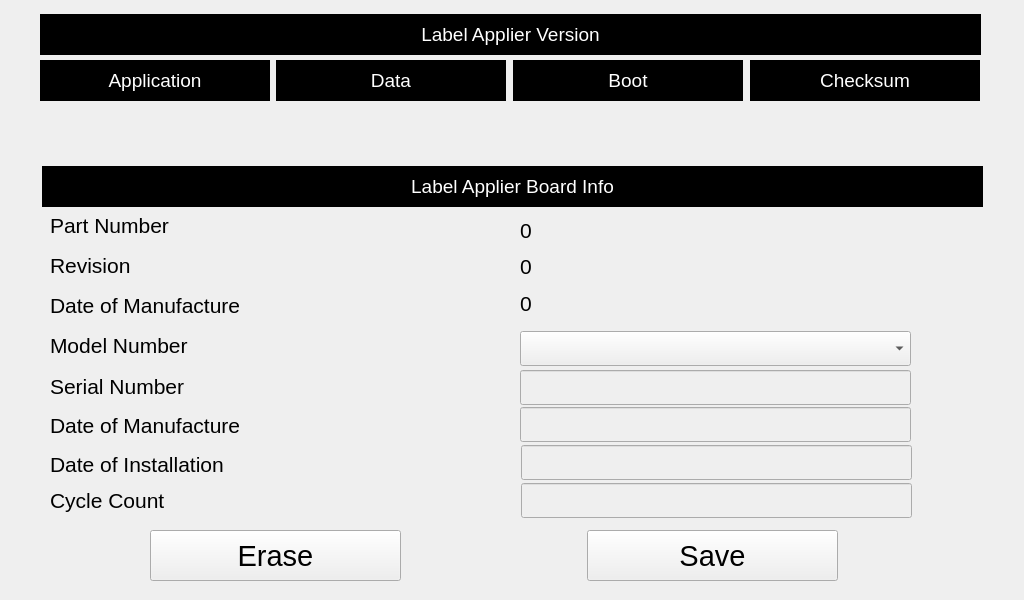
<?xml version="1.0" encoding="UTF-8"?>
<ui version="4.0">
 <class>serviceLabelApplierInfo</class>
 <widget class="QWidget" name="serviceLabelApplierInfo">
  <property name="geometry">
   <rect>
    <x>0</x>
    <y>0</y>
    <width>1024</width>
    <height>600</height>
   </rect>
  </property>
  <property name="font">
   <font>
    <pointsize>22</pointsize>
   </font>
  </property>
  <property name="windowTitle">
   <string>Form</string>
  </property>
  <widget class="QLabel" name="label_2">
   <property name="geometry">
    <rect>
     <x>40</x>
     <y>14</y>
     <width>941</width>
     <height>41</height>
    </rect>
   </property>
   <property name="font">
    <font>
     <pointsize>14</pointsize>
    </font>
   </property>
   <property name="styleSheet">
    <string notr="true">color: rgb(255, 255, 255);
background-color: rgb(0, 0, 0);</string>
   </property>
   <property name="text">
    <string>Label Applier Version</string>
   </property>
   <property name="alignment">
    <set>Qt::AlignCenter</set>
   </property>
  </widget>
  <widget class="QLabel" name="label_4">
   <property name="geometry">
    <rect>
     <x>42</x>
     <y>166</y>
     <width>941</width>
     <height>41</height>
    </rect>
   </property>
   <property name="font">
    <font>
     <pointsize>14</pointsize>
    </font>
   </property>
   <property name="styleSheet">
    <string notr="true">color: rgb(255, 255, 255);
background-color: rgb(0, 0, 0);</string>
   </property>
   <property name="text">
    <string>Label Applier Board Info</string>
   </property>
   <property name="alignment">
    <set>Qt::AlignCenter</set>
   </property>
  </widget>
  <widget class="QLabel" name="label_8">
   <property name="geometry">
    <rect>
     <x>50</x>
     <y>250</y>
     <width>431</width>
     <height>31</height>
    </rect>
   </property>
   <property name="font">
    <font>
     <pointsize>16</pointsize>
    </font>
   </property>
   <property name="text">
    <string>Revision</string>
   </property>
  </widget>
  <widget class="QComboBox" name="cboxModelNumber">
   <property name="enabled">
    <bool>true</bool>
   </property>
   <property name="geometry">
    <rect>
     <x>520</x>
     <y>331</y>
     <width>391</width>
     <height>35</height>
    </rect>
   </property>
   <property name="font">
    <font>
     <pointsize>17</pointsize>
    </font>
   </property>
  </widget>
  <widget class="QLabel" name="label_9">
   <property name="geometry">
    <rect>
     <x>50</x>
     <y>290</y>
     <width>431</width>
     <height>31</height>
    </rect>
   </property>
   <property name="font">
    <font>
     <pointsize>16</pointsize>
    </font>
   </property>
   <property name="text">
    <string>Date of Manufacture</string>
   </property>
  </widget>
  <widget class="QLabel" name="label_10">
   <property name="geometry">
    <rect>
     <x>50</x>
     <y>330</y>
     <width>431</width>
     <height>31</height>
    </rect>
   </property>
   <property name="font">
    <font>
     <pointsize>16</pointsize>
    </font>
   </property>
   <property name="text">
    <string>Model Number</string>
   </property>
  </widget>
  <widget class="QLineEdit" name="leSerialNumber">
   <property name="enabled">
    <bool>false</bool>
   </property>
   <property name="geometry">
    <rect>
     <x>520</x>
     <y>370</y>
     <width>391</width>
     <height>35</height>
    </rect>
   </property>
   <property name="font">
    <font>
     <pointsize>17</pointsize>
    </font>
   </property>
   <property name="inputMask">
    <string notr="true"/>
   </property>
  </widget>
  <widget class="QLabel" name="label_11">
   <property name="geometry">
    <rect>
     <x>50</x>
     <y>371</y>
     <width>431</width>
     <height>31</height>
    </rect>
   </property>
   <property name="font">
    <font>
     <pointsize>16</pointsize>
    </font>
   </property>
   <property name="text">
    <string>Serial Number</string>
   </property>
  </widget>
  <widget class="QLabel" name="label_12">
   <property name="geometry">
    <rect>
     <x>50</x>
     <y>410</y>
     <width>431</width>
     <height>31</height>
    </rect>
   </property>
   <property name="font">
    <font>
     <pointsize>16</pointsize>
    </font>
   </property>
   <property name="text">
    <string>Date of Manufacture</string>
   </property>
  </widget>
  <widget class="QLabel" name="label_3">
   <property name="geometry">
    <rect>
     <x>40</x>
     <y>60</y>
     <width>230</width>
     <height>41</height>
    </rect>
   </property>
   <property name="font">
    <font>
     <pointsize>14</pointsize>
    </font>
   </property>
   <property name="styleSheet">
    <string notr="true">color: rgb(255, 255, 255);
background-color: rgb(0, 0, 0);</string>
   </property>
   <property name="text">
    <string>Application</string>
   </property>
   <property name="alignment">
    <set>Qt::AlignCenter</set>
   </property>
  </widget>
  <widget class="QLabel" name="label_5">
   <property name="geometry">
    <rect>
     <x>276</x>
     <y>60</y>
     <width>230</width>
     <height>41</height>
    </rect>
   </property>
   <property name="font">
    <font>
     <pointsize>14</pointsize>
    </font>
   </property>
   <property name="styleSheet">
    <string notr="true">color: rgb(255, 255, 255);
background-color: rgb(0, 0, 0);</string>
   </property>
   <property name="text">
    <string>Data</string>
   </property>
   <property name="alignment">
    <set>Qt::AlignCenter</set>
   </property>
  </widget>
  <widget class="QLabel" name="label_6">
   <property name="geometry">
    <rect>
     <x>513</x>
     <y>60</y>
     <width>230</width>
     <height>41</height>
    </rect>
   </property>
   <property name="font">
    <font>
     <pointsize>14</pointsize>
    </font>
   </property>
   <property name="styleSheet">
    <string notr="true">color: rgb(255, 255, 255);
background-color: rgb(0, 0, 0);</string>
   </property>
   <property name="text">
    <string>Boot</string>
   </property>
   <property name="alignment">
    <set>Qt::AlignCenter</set>
   </property>
  </widget>
  <widget class="QLabel" name="label_7">
   <property name="geometry">
    <rect>
     <x>750</x>
     <y>60</y>
     <width>230</width>
     <height>41</height>
    </rect>
   </property>
   <property name="font">
    <font>
     <pointsize>14</pointsize>
    </font>
   </property>
   <property name="styleSheet">
    <string notr="true">color: rgb(255, 255, 255);
background-color: rgb(0, 0, 0);</string>
   </property>
   <property name="text">
    <string>Checksum</string>
   </property>
   <property name="alignment">
    <set>Qt::AlignCenter</set>
   </property>
  </widget>
  <widget class="QLabel" name="lblApplicationValue">
   <property name="geometry">
    <rect>
     <x>40</x>
     <y>110</y>
     <width>230</width>
     <height>31</height>
    </rect>
   </property>
   <property name="font">
    <font>
     <pointsize>16</pointsize>
    </font>
   </property>
   <property name="text">
    <string notr="true"/>
   </property>
   <property name="alignment">
    <set>Qt::AlignCenter</set>
   </property>
  </widget>
  <widget class="QLabel" name="lblDataValue">
   <property name="geometry">
    <rect>
     <x>276</x>
     <y>110</y>
     <width>230</width>
     <height>31</height>
    </rect>
   </property>
   <property name="font">
    <font>
     <pointsize>16</pointsize>
    </font>
   </property>
   <property name="text">
    <string notr="true"/>
   </property>
   <property name="alignment">
    <set>Qt::AlignCenter</set>
   </property>
  </widget>
  <widget class="QLabel" name="lblBootValue">
   <property name="geometry">
    <rect>
     <x>514</x>
     <y>110</y>
     <width>230</width>
     <height>31</height>
    </rect>
   </property>
   <property name="font">
    <font>
     <pointsize>16</pointsize>
    </font>
   </property>
   <property name="text">
    <string notr="true"/>
   </property>
   <property name="alignment">
    <set>Qt::AlignCenter</set>
   </property>
  </widget>
  <widget class="QLabel" name="lblChecksumValue">
   <property name="geometry">
    <rect>
     <x>750</x>
     <y>110</y>
     <width>230</width>
     <height>31</height>
    </rect>
   </property>
   <property name="font">
    <font>
     <pointsize>16</pointsize>
    </font>
   </property>
   <property name="text">
    <string notr="true"/>
   </property>
   <property name="alignment">
    <set>Qt::AlignCenter</set>
   </property>
  </widget>
  <widget class="QLabel" name="label_13">
   <property name="geometry">
    <rect>
     <x>50</x>
     <y>210</y>
     <width>431</width>
     <height>31</height>
    </rect>
   </property>
   <property name="font">
    <font>
     <pointsize>16</pointsize>
    </font>
   </property>
   <property name="text">
    <string>Part Number</string>
   </property>
  </widget>
  <widget class="QLabel" name="label_14">
   <property name="geometry">
    <rect>
     <x>50</x>
     <y>485</y>
     <width>431</width>
     <height>31</height>
    </rect>
   </property>
   <property name="font">
    <font>
     <pointsize>16</pointsize>
    </font>
   </property>
   <property name="text">
    <string>Cycle Count</string>
   </property>
  </widget>
  <widget class="QLabel" name="lblPartNumberValue">
   <property name="geometry">
    <rect>
     <x>520</x>
     <y>215</y>
     <width>461</width>
     <height>31</height>
    </rect>
   </property>
   <property name="font">
    <font>
     <pointsize>16</pointsize>
    </font>
   </property>
   <property name="text">
    <string notr="true">0</string>
   </property>
   <property name="alignment">
    <set>Qt::AlignLeading|Qt::AlignLeft|Qt::AlignVCenter</set>
   </property>
  </widget>
  <widget class="QLabel" name="label_15">
   <property name="geometry">
    <rect>
     <x>50</x>
     <y>449</y>
     <width>431</width>
     <height>31</height>
    </rect>
   </property>
   <property name="font">
    <font>
     <pointsize>16</pointsize>
    </font>
   </property>
   <property name="text">
    <string>Date of Installation</string>
   </property>
  </widget>
  <widget class="QLabel" name="lblRevisionValue">
   <property name="geometry">
    <rect>
     <x>520</x>
     <y>251</y>
     <width>461</width>
     <height>31</height>
    </rect>
   </property>
   <property name="font">
    <font>
     <pointsize>16</pointsize>
    </font>
   </property>
   <property name="text">
    <string notr="true">0</string>
   </property>
   <property name="alignment">
    <set>Qt::AlignLeading|Qt::AlignLeft|Qt::AlignVCenter</set>
   </property>
  </widget>
  <widget class="QLabel" name="lblDateOfManufactureValue">
   <property name="geometry">
    <rect>
     <x>520</x>
     <y>288</y>
     <width>461</width>
     <height>31</height>
    </rect>
   </property>
   <property name="font">
    <font>
     <pointsize>16</pointsize>
    </font>
   </property>
   <property name="text">
    <string notr="true">0</string>
   </property>
   <property name="alignment">
    <set>Qt::AlignLeading|Qt::AlignLeft|Qt::AlignVCenter</set>
   </property>
  </widget>
  <widget class="QPushButton" name="butErase">
   <property name="geometry">
    <rect>
     <x>150</x>
     <y>530</y>
     <width>251</width>
     <height>51</height>
    </rect>
   </property>
   <property name="text">
    <string>Erase</string>
   </property>
  </widget>
  <widget class="QPushButton" name="butSave">
   <property name="geometry">
    <rect>
     <x>587</x>
     <y>530</y>
     <width>251</width>
     <height>51</height>
    </rect>
   </property>
   <property name="text">
    <string>Save</string>
   </property>
  </widget>
  <widget class="QPushButton" name="butEasterEgg">
   <property name="geometry">
    <rect>
     <x>410</x>
     <y>530</y>
     <width>171</width>
     <height>51</height>
    </rect>
   </property>
   <property name="text">
    <string/>
   </property>
   <property name="flat">
    <bool>true</bool>
   </property>
  </widget>
  <widget class="QLineEdit" name="leDateOfManufacture">
   <property name="enabled">
    <bool>false</bool>
   </property>
   <property name="geometry">
    <rect>
     <x>520</x>
     <y>407</y>
     <width>391</width>
     <height>35</height>
    </rect>
   </property>
   <property name="font">
    <font>
     <pointsize>17</pointsize>
    </font>
   </property>
   <property name="inputMask">
    <string notr="true"/>
   </property>
  </widget>
  <widget class="QLineEdit" name="leDateOfInstallation">
   <property name="enabled">
    <bool>false</bool>
   </property>
   <property name="geometry">
    <rect>
     <x>521</x>
     <y>445</y>
     <width>391</width>
     <height>35</height>
    </rect>
   </property>
   <property name="font">
    <font>
     <pointsize>17</pointsize>
    </font>
   </property>
   <property name="inputMask">
    <string notr="true"/>
   </property>
  </widget>
  <widget class="hobart::numericLineEdit" name="leCycleCount">
   <property name="enabled">
    <bool>false</bool>
   </property>
   <property name="geometry">
    <rect>
     <x>521</x>
     <y>483</y>
     <width>391</width>
     <height>35</height>
    </rect>
   </property>
   <property name="font">
    <font>
     <pointsize>17</pointsize>
    </font>
   </property>
   <property name="inputMask">
    <string notr="true"/>
   </property>
  </widget>
 </widget>
 <customwidgets>
  <customwidget>
   <class>hobart::numericLineEdit</class>
   <extends>QLineEdit</extends>
   <header location="global">numericlineedit.h</header>
  </customwidget>
 </customwidgets>
 <resources/>
 <connections/>
</ui>
